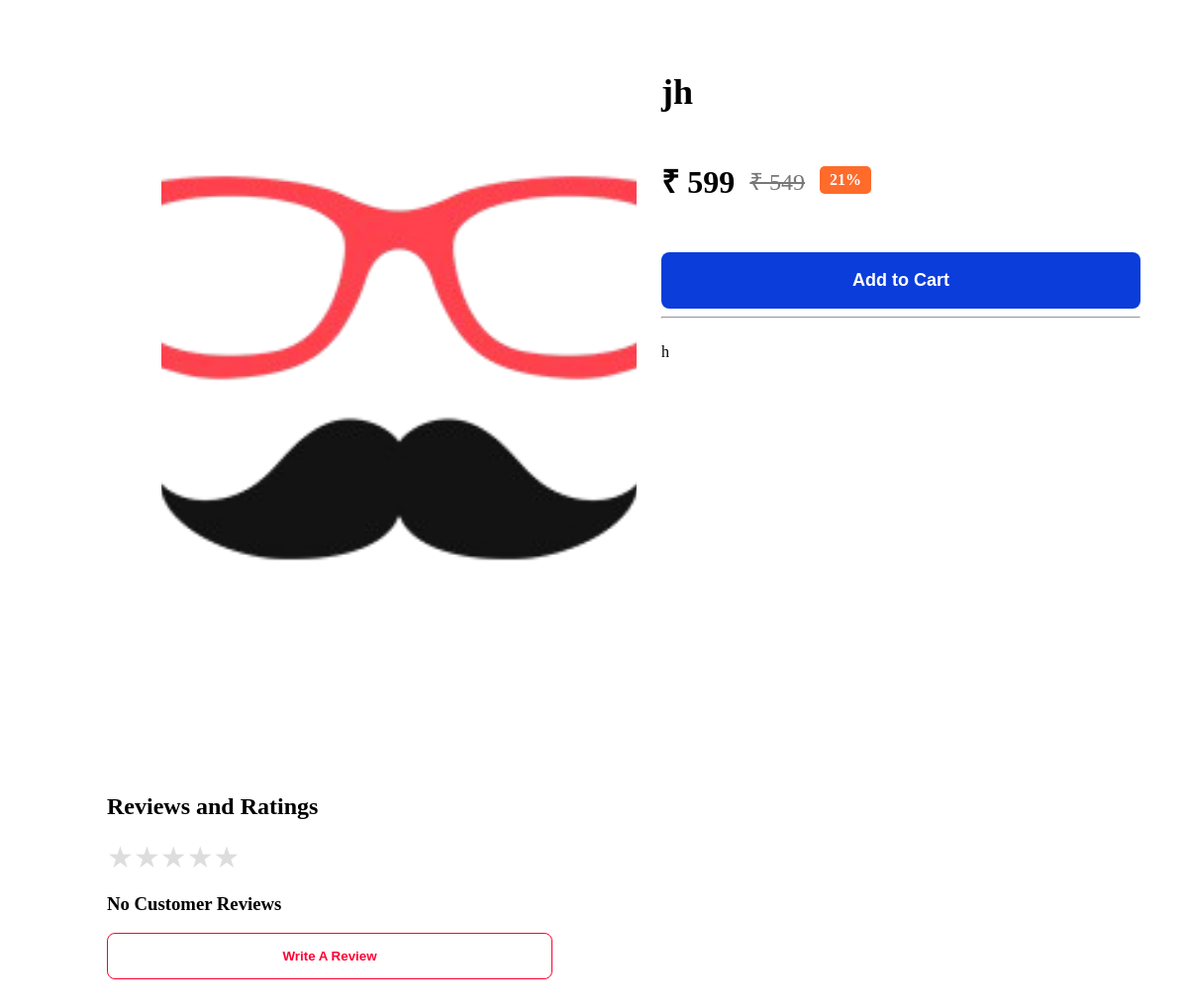
The page /product/jh/ on the database its author committed.
### myapp/models.py (models this page shows, shortened)
class Product(models.Model):
            category = models.ForeignKey(Category, on_delete=models.CASCADE)
            name = models.CharField(max_length=200)
            slug = models.SlugField(unique=True)
            image = models.ImageField(upload_to='products')
            description = models.TextField()
            price = models.IntegerField(null=True, blank=True)
            offer_price = models.IntegerField()
            stock = models.IntegerField(default=1)
            is_offer = models.BooleanField(default=False)

### myapp/views.py (the view)
# urls.py: path('product/<slug:slug>/',views.product_details,name='product_details'),
def product_details(request,slug):
    product = get_object_or_404(Product,slug=slug)
    return render(request,'product_details.html',{
        'product':product
    })

### myapp/templates/product_details.html (shortened to what this page needs)
{% load static %}
<!DOCTYPE html>
<html lang="en">
<head>
</head>
<body>
<link rel="stylesheet" href="{% static 'css/pro_details.css' %}">
<div class="details-page">
<div class="left-images">
</div>
<div class="main-image">
<img id="mainProductImage" src="{{ product.image.url }}">
</div>
<div class="product-info">
<h1>{{ product.name }}</h1>
<div class="price-row">
<h2>₹ {{ product.price }}</h2>
{% if product.offer_price %}
<span class="old-price">₹ {{ product.offer_price }}</span>
{% endif %}
<span class="discount">21%</span>
</div>
<a href="{% url 'add_to_cart' product.id %}">
<button class="buy-btn">Add to Cart</button>
</a>
<hr>
<p class="description">
{{ product.description|linebreaks }}
</p>
</div>
</div>
<div class="reviews">
<h2>Reviews and Ratings</h2>
<div class="stars">★★★★★</div>
<h3>No Customer Reviews</h3>
<button>Write A Review</button>
</div>
</body>
</html>

### staticfiles/css/pro_details.css (style rules this page uses)
.details-page { display:grid; grid-template-columns:90px 480px 1fr; gap:25px; padding:40px; }
.left-images { display:flex; flex-direction:column; gap:20px; }
.main-image img { width:480px; height:650px; object-fit:cover; }
.product-info h1 { font-size:36px; margin-bottom:20px; }
.price-row { display:flex; align-items:center; gap:15px; margin-bottom:25px; }
.price-row h2 { font-size:32px; }
.old-price { font-size:24px; color:#777; text-decoration:line-through; }
.discount { background:#ff6b2b; color:white; padding:5px 10px; border-radius:5px; font-weight:bold; }
.buy-btn { width:100%; background:#0B3DDB; color:white; border:none; padding:18px; font-size:18px; font-weight:bold; border-radius:8px; }
.description { font-size:20px; line-height:1.8; margin-top:25px; }
.reviews { padding:40px 100px; }
.stars { font-size:30px; color:#ddd; }
.reviews button { width:450px; padding:15px; background:white; border:1px solid #ff0033; color:#ff0033; font-weight:bold; border-radius:8px; }

### rows shown on the page
Product: image (picture), name "jh", price "599", offer_price "549", description "h"
